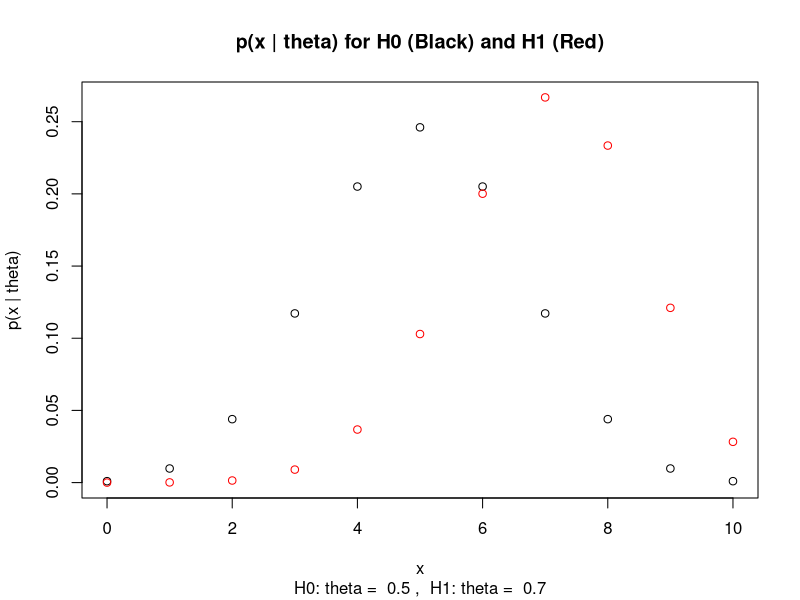
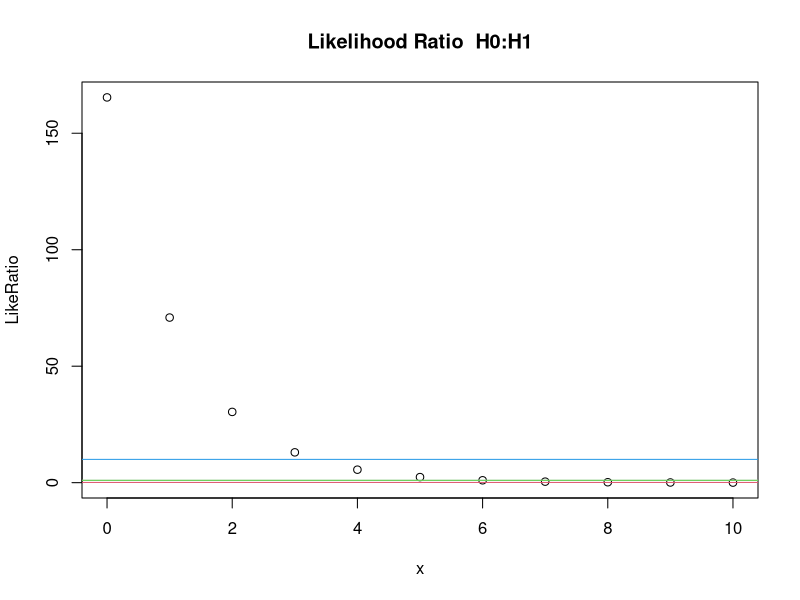
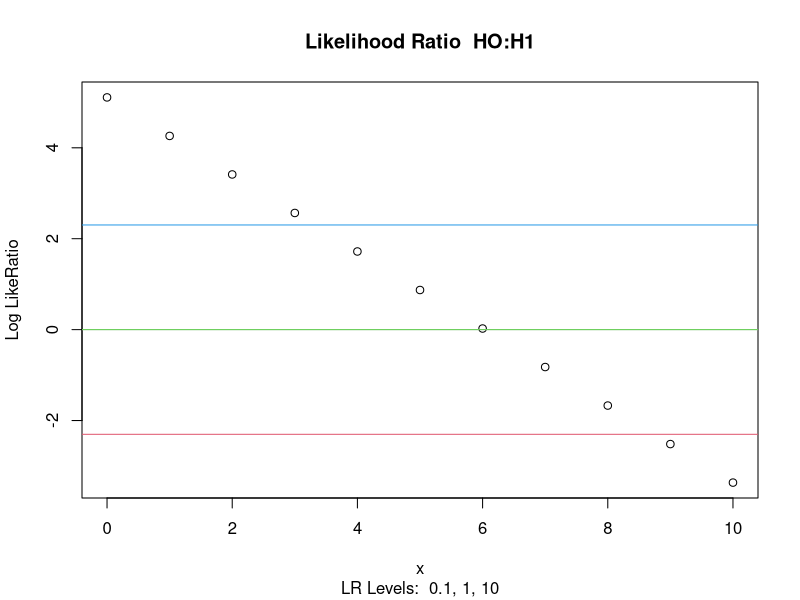
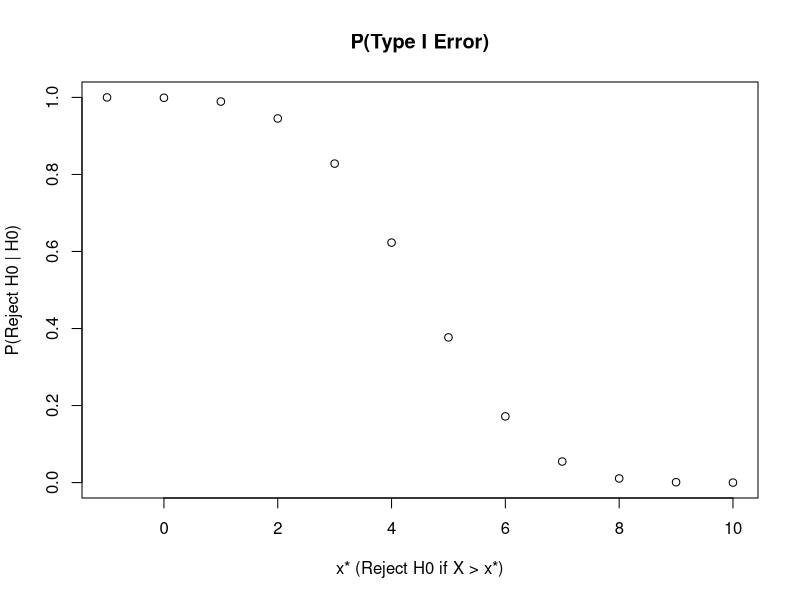
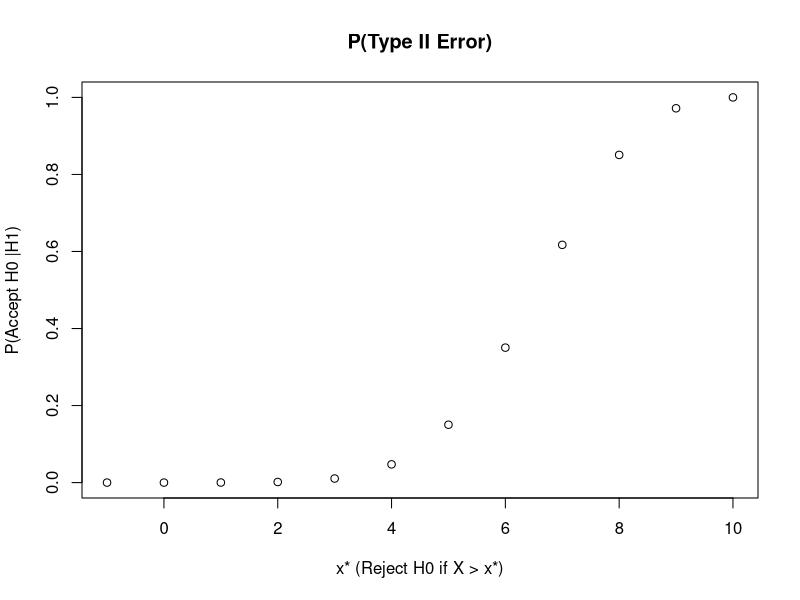
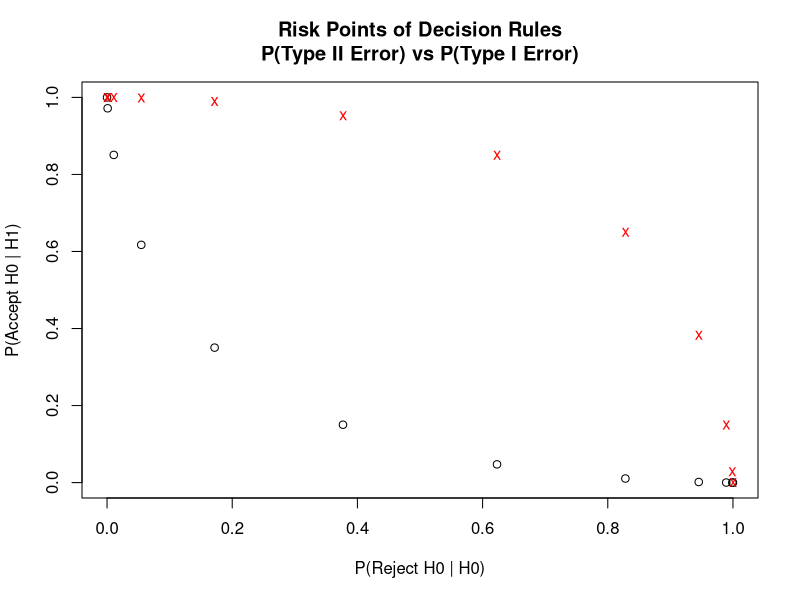

Here is the R script that generated these plots, in order:
# RProject5_HypothesisTesting.r

# 1.0   Two coins:  coin0 and coin1
#
#   P(Head | coin0)=0.5 and P(Head | coin1) =0.7
prob.coin0=0.5
prob.coin1=0.7

#help(sample)
# 2.0 Choose a coin at random, count number of heads in 10 tosses
prob.coin.random=sample(c(prob.coin0,prob.coin1), size=1)

x=rbinom(n=1, size=10, prob=prob.coin.random)

x

# 3.  Likelihood Table

#     For each outcome of X (column 1) 
#       report Likelihood of coin0 (column2) and of coin1 (column 3)
# X= number of heads on 10 tosses of coin
list.x=0:10

pdf.coin0=dbinom(list.x, size=10,prob=prob.coin0)
pdf.coin1=dbinom(list.x, size=10,prob=prob.coin1)

likelihood.table=cbind(
  x=list.x, like.coin0=pdf.coin0, like.coin1=pdf.coin1,
  likeratio= pdf.coin0/pdf.coin1)

likelihood.table

# Plot pmf function of X under H0 and H1
par(mfcol=c(1,1))
plot(list.x, pdf.coin0, xlab="x", ylab="p(x | theta)", 
     ylim=c(0, max(c(pdf.coin0, pdf.coin1))))

points(list.x, pdf.coin1, col='red')
title(main="p(x | theta) for H0 (Black) and H1 (Red)")
title(sub=paste(
  "H0: theta = ", prob.coin0, ",  H1: theta = ", prob.coin1, collapse=""))

# Plot Likelihood Ratio H0:H1 as a function of X

par(mfcol=c(1,1))
plot(likelihood.table[,"x"], likelihood.table[,"likeratio"], xlab="x", ylab= "LikeRatio",
     main="Likelihood Ratio  H0:H1")
list.levels=c(1/10, 1,10)
abline(h=1, col='grey')
abline(h=list.levels, col=c(2,3,4))

plot(likelihood.table[,"x"], log(likelihood.table[,"likeratio"]), xlab="x", ylab= "Log LikeRatio",
     main="Likelihood Ratio  HO:H1")
abline(h=0,col='gray')
abline(h=log(list.levels), col=c(2,3,4))

paste(list.levels, collapse=", ")
title(sub=paste("LR Levels:  ", paste(list.levels, collapse=", "), sep=""))

# 3.0 Bayes Rule accepts H0 if Likelihood Ratio > c
#     where c=P(H1)/P(H0);   the prior odds of H1 to H0

# 4.0 Consider decision rule for each value of x*=0,1, ...,10
#
# d.x*=1 if x >=x*

#Create table of probability of errors
list.xstar=c(-1:10)

table.errorProbs<-matrix(NA, nrow=length(list.xstar), ncol=3)
for (j.xstar in c(1:length(list.xstar))){
  
  xstar=list.xstar[j.xstar]
  table.errorProbs[j.xstar,1]=xstar
  prob.rejectH0.given.H0=1-pbinom(xstar,size=10,prob=prob.coin0)
  table.errorProbs[j.xstar, 2]=prob.rejectH0.given.H0
  prob.acceptH0.givenH1 = pbinom(xstar,size=10,prob=prob.coin1)
  table.errorProbs[j.xstar, 3]=prob.acceptH0.givenH1
}
dimnames(table.errorProbs)[[2]]<-c("xstar", "P(Reject H0 | H0)", "P(Accept H0 | H1)")

print(table.errorProbs)

#


plot(table.errorProbs[,1], table.errorProbs[,2], 
     xlab="x* (Reject H0 if X > x*)",
    ylab="P(Reject H0 | H0)",
    main="P(Type I Error)")


par(mfcol=c(1,1))

plot(table.errorProbs[,1], table.errorProbs[,3], 
     xlab="x* (Reject H0 if X > x*)",
     ylab="P(Accept H0 |H1)",
     main="P(Type II Error)")



par(mfcol=c(1,1))

plot(table.errorProbs[,2], table.errorProbs[,3], 
     xlab="P(Reject H0 | H0)",
     ylab="P(Accept H0 | H1)",
     main="Risk Points of Decision Rules\nP(Type II Error) vs P(Type I Error)"
)

# Add Risk Points of decision rules d2.x* (opposite of rules d.x*)

# for constants c in list.xstar

# d.xstar=1 if x >=xstar
# d2.xstar=1 if x < xstar

table.errorProbs2<-matrix(NA, nrow=length(list.xstar), ncol=3)
for (j.xstar in c(1:length(list.xstar))){
  
  c=list.xstar[j.xstar]
  table.errorProbs2[,1]=c
  prob.rejectH0.given.H0=pbinom(c,size=10,prob=prob.coin0)
  table.errorProbs2[j.xstar, 2]=prob.rejectH0.given.H0
  prob.acceptH0.givenH1 = 1-pbinom(c,size=10,prob=prob.coin1)
  table.errorProbs2[j.xstar, 3]=prob.acceptH0.givenH1
}

points(table.errorProbs2[,2], table.errorProbs2[,3],pch="x",col="red")

